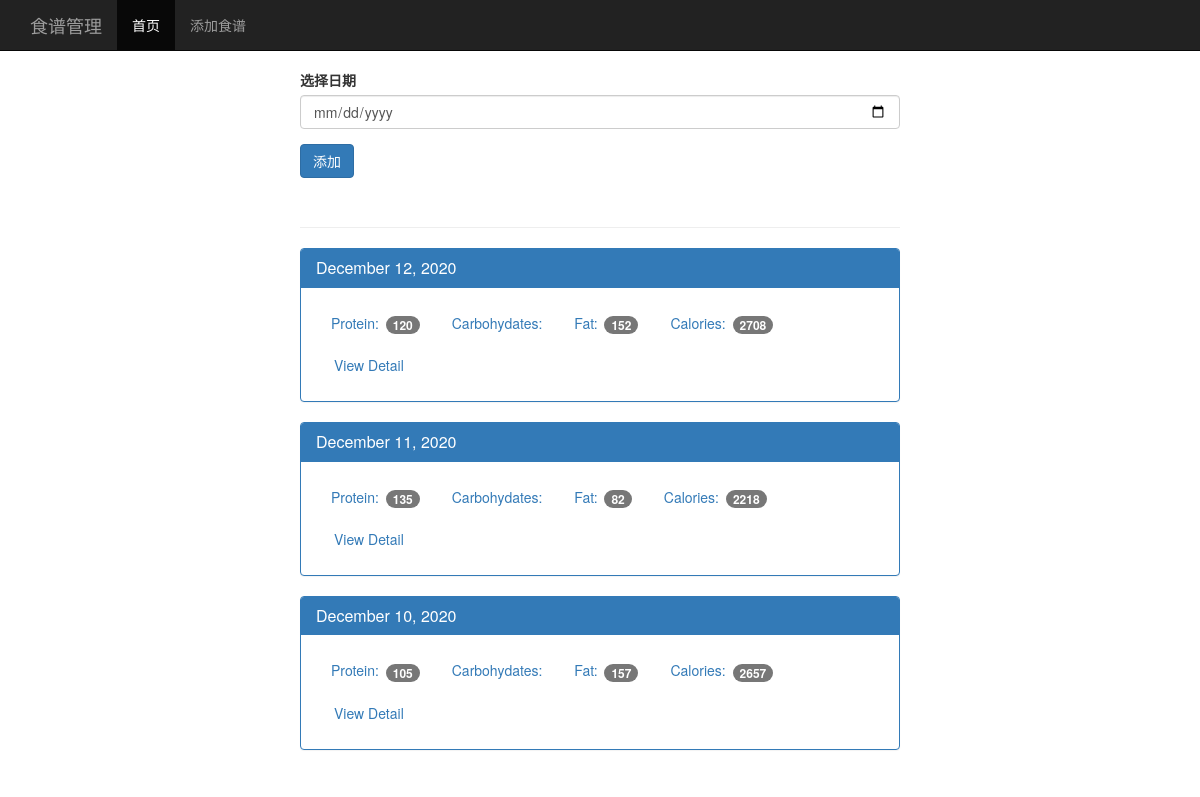
The page / on the database its author committed.
### tables this page shows
CREATE TABLE log_date (
    id integer primary key autoincrement,
    entry_date date not null
);

### app.py (the view)
@app.route('/', methods=['POST','GET'])
def index():
    db = get_db()
    if request.method == 'POST':
        date = request.form['date'] #assuming the date is in YYYY-MM-DD format
        dt = datetime.strptime(date, '%Y-%m-%d')
        database_date = datetime.strftime(dt, '%Y%m%d')
        db.execute('insert into log_date (entry_date) values (?)', [database_date])
        db.commit()
    cur = db.execute('''select log_date.entry_date,
                        sum(food.protein) as protein,
                        sum(food.carbohydrates) as carbohydrates,
                        sum(food.fat) as fat,
                        sum(food.calories) as calories
                        from log_date
                        left join food_date on food_date.log_date_id = log_date.id
                        left join food on food.id = food_date.food_id
                        group by log_date.id
                        order by log_date.entry_date desc
                        ''')
    results = cur.fetchall()
    date_results = []
    for i in results:
        single_date = {}
        single_date['entry_date'] = i['entry_date']
        single_date['protein'] = i['protein']
        single_date['carbohydrates'] = i['carbohydrates']
        single_date['fat'] = i['fat']
        single_date['calories'] = i['calories']
        d = datetime.strptime(str(i['entry_date']),'%Y%m%d')
        single_date['pretty_date'] = datetime.strftime(d,'%B %d, %Y')
        date_results.append(single_date)
    return render_template('home.html', results = date_results)

### db.py (called while the page is built)
def connect_db():
    sql = sqlite3.connect('d:/pythondev/foodtrackerapp/food_log.db')
    sql.row_factory = sqlite3.Row
    return sql

def get_db():
    if not hasattr(g, 'sqlite_db'):
        g.sqlite_db = connect_db()
    return g.sqlite_db

### templates/home.html (shortened to what this page needs)
{% extends "base.html" %}
{% block body %}
    <nav class="navbar navbar-inverse navbar-fixed-top">
      <div class="container">
        <div class="navbar-header">
          <a class="navbar-brand" href="#">食谱管理</a>
        </div>
        <div id="navbar" class="navbar-collapse collapse">
          <ul class="nav navbar-nav">
            <li class="active"><a href="{{url_for('index')}}">首页</a></li>
            <li><a href="{{ url_for('food')}}">添加食谱</a></li>
          </ul>
        </div>
      </div>
    </nav>
    <div class="container theme-showcase col-sm-6 col-sm-offset-3" role="main">
      <div class="row">
        <div>
          <form method="POST" action="/">
            <div class="form-group">
              <label for="new-day">选择日期</label>
              <input type="date" class="form-control" name="date" id="new-day">
            </div>
            <button type="submit" class="btn btn-primary">添加</button>
          </form>
          <div class="page-header"></div>
          {% for r in results %}
          <div class="panel panel-primary">
            <div class="panel-heading">
              <h3 class="panel-title">{{ r.pretty_date }}</h3>
            </div>
            <div class="panel-body">
              <ul class="nav nav-pills" role="tablist">
                <li><a>Protein: <span class="badge">{{r.protein}}</span></a></li>
                <li><a>Carbohydates: </a></li>
                <li><a>Fat: <span class="badge">{{r.fat}}</span></a></li>
                <li><a>Calories: <span class="badge">{{r.calories}}</span></a></li>
                <li><a href="{{ url_for('view',date=r.entry_date)}}" type="button" class="btn btn-link">View Detail</a></li>
              </ul>
            </div>
          </div>
          {% endfor %}
        </div>
      </div>
    </div>
{% endblock %}

### static/theme.css (style rules this page uses)
body { padding-top: 70px; padding-bottom: 30px; }

### rows shown on the page
log_date: pretty_date "December 12, 2020", protein "120", fat "152", calories "2708"
log_date: pretty_date "December 11, 2020", protein "135", fat "82", calories "2218"
log_date: pretty_date "December 10, 2020", protein "105", fat "157", calories "2657"
